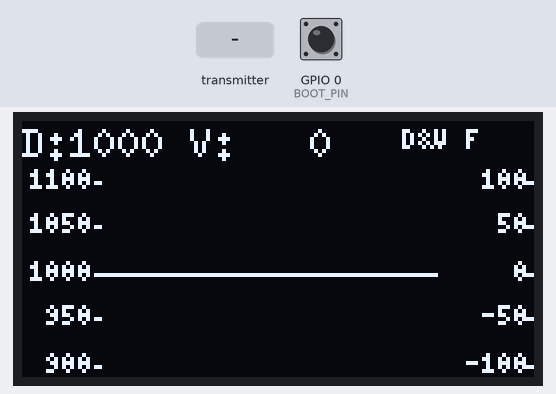
The sketch below on a simulated ESP32. Parts: 128×64 one-colour display. The test bench sets the inputs (shaded band); at power-on: GPIO 0 (BOOT_PIN) HIGH. WiFi joins after 1.5 s; servers stay silent unless stated; what the sketch prints to the serial monitor is not drawn.

Above: at 1.2 s.
1.3 s: GPIO 0 (BOOT_PIN) pulled LOW for 0.15 s
At 1.43 s:
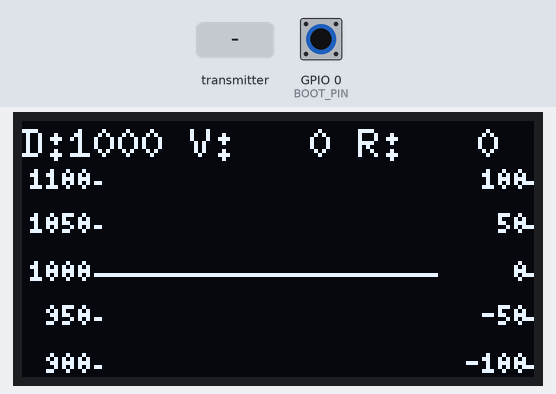
3.0 s: the transmitter starts sending distance_mm = 1024
At 3.9 s:
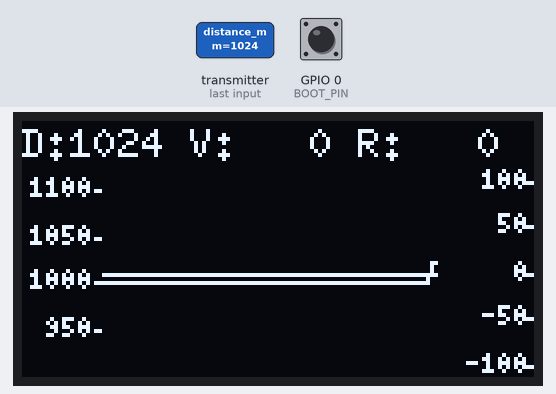
4.5 s: GPIO 0 (BOOT_PIN) pulled LOW for 3.2 s
At 8.8 s:
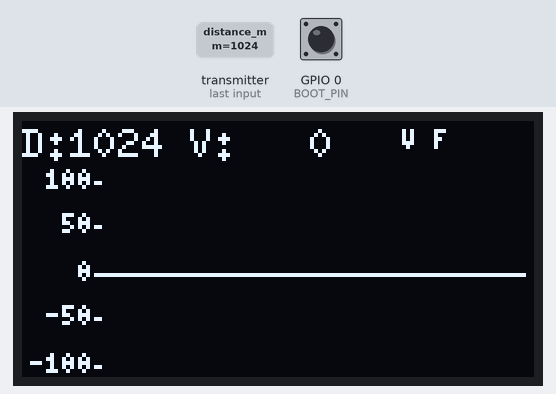
9.2 s: the transmitter starts sending distance_mm = 2048
At 9.6 s:
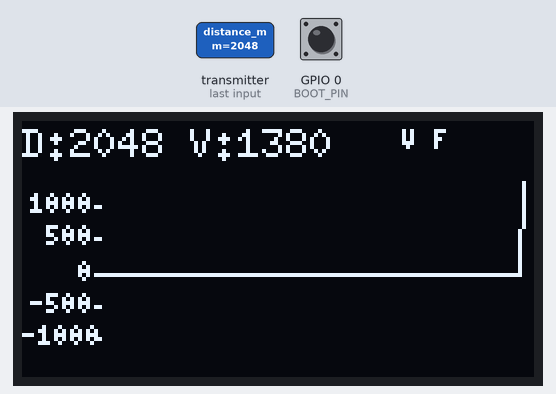
10.7 s: GPIO 0 (BOOT_PIN) pulled LOW for 1 s
At 11.46 s:
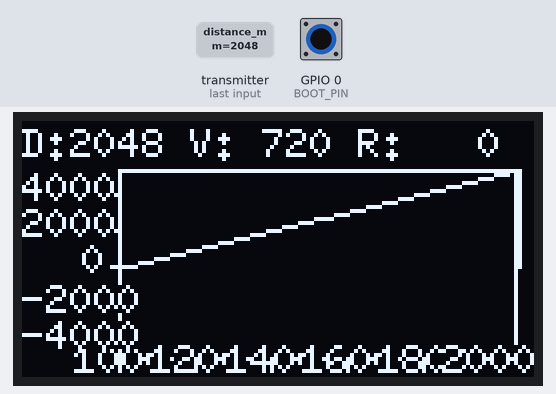
Timing chart, 0 to 13.3 s (numbered marks = the images above; inputs shaded):
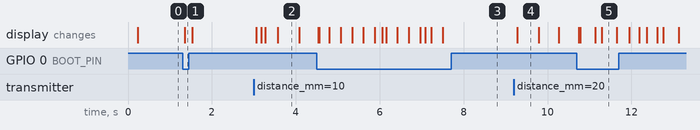

The sketch:

receiver.ino
```cpp
#include <Arduino.h>
#include <WiFi.h>
#include <esp_now.h>
#include <esp_wifi.h>
#include <U8g2lib.h>
#include <Wire.h>

#define BOOT_PIN 0
unsigned long lastBtnMs = 0;
int currentMode = 0;
const int TOTAL_MODES = 10;
bool serialTriggered = false;
unsigned long serialTriggerTime = 0;
unsigned long flashHoldTime = 0;

U8G2_SSD1306_128X64_NONAME_F_HW_I2C u8g2(
    U8G2_R0, U8X8_PIN_NONE, /* clock=*/ 9, /* data=*/ 8
);

#define HISTORY_LEN 88
uint16_t distRing[HISTORY_LEN];
float speedFiltRing[HISTORY_LEN];
float speedRawRing[HISTORY_LEN];
uint8_t head = 0;

#define PLOT_TOP 12
#define PLOT_BOTTOM 63
#define PLOT_HEIGHT (PLOT_BOTTOM - PLOT_TOP)
#define PLOT_LEFT 20

#define Y_HIGH_PCT 95
#define Y_LOW_PCT  5

#define MIN_SPAN_MM 200
float dispMin = 800.0f;
float dispMax = 1200.0f;
float dispSpeedMax = 300.0f;

uint16_t latestDistance = 1000;
float latestSpeedFilt = 0;
float latestSpeedRaw = 0;
bool hasNewDistance = false;
unsigned long lastDrawMs = 0;
unsigned long lastRecvMs = 0;
const unsigned long DRAW_INTERVAL_MS = 30;

// 滤波窗口为5
#define DIFF_WINDOW_SIZE 5
float rawDiffBuffer[DIFF_WINDOW_SIZE] = {0};
uint8_t diffIndex = 0;
float weights[DIFF_WINDOW_SIZE];
float weightSum = 0;

unsigned long lastRecvTime = 0;
uint16_t lastRecvDist = 0;

typedef struct {
  uint16_t distance_mm;
} SensorPacket;

void OnDataRecv(const esp_now_recv_info_t *info, const uint8_t *data, int len) {
  if (len != sizeof(SensorPacket)) return;
  SensorPacket pkt;
  memcpy(&pkt, data, sizeof(pkt));

  if (pkt.distance_mm == 0) return;

  unsigned long now = millis();
  lastRecvMs = now;

  if (lastRecvTime != 0) {
    float dt = (now - lastRecvTime) / 1000.0f;
    if (dt > 0.001f) {
      latestSpeedRaw = (pkt.distance_mm - lastRecvDist) / dt;
      if (latestSpeedRaw > 8000) latestSpeedRaw = 8000;
      if (latestSpeedRaw < -8000) latestSpeedRaw = -8000;

      rawDiffBuffer[diffIndex] = latestSpeedRaw;
      diffIndex = (diffIndex + 1) % DIFF_WINDOW_SIZE;

      float sum = 0;
      for (int i = 0; i < DIFF_WINDOW_SIZE; i++) {
        int idx = (diffIndex + i) % DIFF_WINDOW_SIZE;
        sum += rawDiffBuffer[idx] * weights[i];
      }
      latestSpeedFilt = sum / weightSum;
    }
  }

  lastRecvTime = now;
  lastRecvDist = pkt.distance_mm;
  latestDistance = pkt.distance_mm;
  hasNewDistance = true;
}

void setup() {
  Serial.begin(115200);
  lastRecvMs = millis();
  pinMode(BOOT_PIN, INPUT_PULLUP);

  weightSum = 0;
  for (int i = 0; i < DIFF_WINDOW_SIZE; i++) {
    weights[i] = pow(0.85, DIFF_WINDOW_SIZE - 1 - i);
    weightSum += weights[i];
  }

  for (int i = 0; i < HISTORY_LEN; i++) {
    distRing[i] = 1000;
    speedFiltRing[i] = 0;
    speedRawRing[i] = 0;
  }

  Wire.begin(8, 9);
  Wire.setClock(400000);
  u8g2.begin();
  u8g2.setFont(u8g2_font_6x10_tf);

  WiFi.mode(WIFI_STA);
  WiFi.setSleep(false);
  WiFi.begin();
  esp_wifi_set_channel(1, WIFI_SECOND_CHAN_NONE);

  if (esp_now_init() != ESP_OK) return;
  esp_now_register_recv_cb(OnDataRecv);
}

void loop() {
  if (digitalRead(BOOT_PIN) == LOW) {
    if (millis() - lastBtnMs > 250) {
      lastBtnMs = millis();
      currentMode = (currentMode + 1) % TOTAL_MODES;
    }
  }

  unsigned long now = millis();

  // 突变flash全局判定
  uint16_t oldDist = distRing[(head - 10 + HISTORY_LEN) % HISTORY_LEN];
  int longDelta = abs(latestDistance - oldDist);
  float shortDelta = abs(latestSpeedFilt);
  bool isTrigger = (longDelta > 250 && shortDelta > 500);

  // 全局串口触发 (2秒)
  if (isTrigger && !serialTriggered) {
    Serial.println("start");
    serialTriggered = true;
    serialTriggerTime = now;
  }
  if (serialTriggered && (now - serialTriggerTime > 2000)) {
    Serial.println("stop");
    serialTriggered = false;
  }

  // UI反色 (5秒)
  if (isTrigger) {
    flashHoldTime = now;
  }

  if (now - lastDrawMs >= DRAW_INTERVAL_MS) {
    lastDrawMs = now;

    if (now - lastRecvMs > 500) hasNewDistance = true;

    if (hasNewDistance) {
      distRing[head] = latestDistance;
      speedFiltRing[head] = latestSpeedFilt;
      speedRawRing[head] = latestSpeedRaw;
      head = (head + 1) % HISTORY_LEN;
      hasNewDistance = false;
    }
    drawScreen();
  }
}

float getNiceStep(float span) {
  if (span <= 0) return 10.0f;
  int targetDivisions = 5;
  float rawStep = span / targetDivisions;
  float mag = pow(10, floor(log10(rawStep)));
  float norm = rawStep / mag;
  if (norm < 1.5) return mag;
  if (norm < 3.5) return 2 * mag;
  if (norm < 7.5) return 5 * mag;
  return 10 * mag;
}

void drawScale(float actualMin, float actualMax, int yHigh, int yLow, bool isLeft) {
  float span = actualMax - actualMin;
  if (span <= 0) return;
  float step = getNiceStep(span);
  float startVal = ceil(actualMin / step) * step;
  u8g2.setFont(u8g2_font_4x6_tf);

  for (float val = startVal; val <= actualMax; val += step) {
    float t = (val - actualMin) / span;
    int y = (uint8_t)(yLow - t * (yLow - yHigh));
    char buf[8];
    snprintf(buf, sizeof(buf), "%d", (int)val);

    if (isLeft) {
      int w = u8g2.getStrWidth(buf);
      int textX = PLOT_LEFT - 3 - w;
      if (textX < 0) textX = 0;
      u8g2.setCursor(textX, y + 2);
      u8g2.print(buf);
      u8g2.drawLine(PLOT_LEFT - 2, y, PLOT_LEFT - 1, y);
    } else {
      u8g2.setCursor(128 - 2 - u8g2.getStrWidth(buf), y + 2);
      u8g2.print(buf);
      u8g2.drawLine(126, y, 127, y);
    }
  }
}

void drawScreen() {
  if (millis() - lastRecvMs > 1500) {
    u8g2.clearBuffer();
    u8g2.setFont(u8g2_font_ncenB14_tr);
    u8g2.drawStr(25, 35, "ERROR");
    u8g2.setFont(u8g2_font_6x10_tf);
    u8g2.drawStr(15, 55, "NO SIGNAL");
    u8g2.sendBuffer();
    return;
  }

  uint16_t wMin = 65535, wMax = 0;
  float sMax = 0;

  // 模式 1,4,6属于 Raw 模式
  bool isRawMode = (currentMode == 1 || currentMode == 4 || currentMode == 6);

  for (int i = 0; i < HISTORY_LEN; i++) {
    if (distRing[i] < wMin) wMin = distRing[i];
    if (distRing[i] > wMax) wMax = distRing[i];

    float currentS = isRawMode ? speedRawRing[i] : speedFiltRing[i];
    float absS = abs(currentS);
    if (absS > sMax) sMax = absS;
  }

  float tMin = (float)wMin;
  float tMax = (float)wMax;
  if (tMax > dispMax) dispMax = tMax;
  else dispMax = dispMax * 0.85f + tMax * 0.15f;
  if (tMin < dispMin) dispMin = tMin;
  else dispMin = dispMin * 0.85f + tMin * 0.15f;

  float span = dispMax - dispMin;
  if (span < (float)MIN_SPAN_MM) {
    float mid = (dispMax + dispMin) * 0.5f;
    dispMax = mid + MIN_SPAN_MM * 0.5f;
    dispMin = mid - MIN_SPAN_MM * 0.5f;
    if (dispMin < 0) { dispMin = 0; dispMax = (float)MIN_SPAN_MM; }
  }

  if (sMax > dispSpeedMax) dispSpeedMax = sMax;
  else dispSpeedMax = dispSpeedMax * 0.85f + sMax * 0.15f;
  if (dispSpeedMax < 100.0f) dispSpeedMax = 100.0f;

  float actualSpeedMin = -dispSpeedMax;
  float actualSpeedMax = dispSpeedMax;

  int yHigh = PLOT_BOTTOM - (int)(PLOT_HEIGHT * Y_HIGH_PCT / 100.0f);
  int yLow  = PLOT_BOTTOM - (int)(PLOT_HEIGHT * Y_LOW_PCT  / 100.0f);

  u8g2.clearBuffer();
  u8g2.setDrawColor(1);

  // 7模式Flash 突变反色
  if (currentMode == 7) {
    bool isUIFlash = (millis() - flashHoldTime < 5000);

    if (isUIFlash) {
      u8g2.setDrawColor(1);
      u8g2.drawBox(0, 0, 128, 64);
      u8g2.setDrawColor(0);
    }

    u8g2.setFont(u8g2_font_6x10_tf);
    u8g2.setCursor(0, 9);
    u8g2.print("D:");
    u8g2.print(latestDistance);


    u8g2.print(" V:");
    // 都怪你
    u8g2.printf("%4d", (int)latestSpeedFilt);


    u8g2.setFont(u8g2_font_4x6_tf);
    u8g2.setCursor(95, 7);
    u8g2.print("Flash");

    drawScale(dispMin, dispMax, yHigh, yLow, true);
    drawScale(actualSpeedMin, actualSpeedMax, yHigh, yLow, false);

    int plotRightBound = 104;
    int plotWidth = plotRightBound - PLOT_LEFT;

    for (int i = 0; i < HISTORY_LEN; i++) {
      uint8_t idx = (head + i) % HISTORY_LEN;
      int x = PLOT_LEFT + (int)((float)i / HISTORY_LEN * plotWidth);

      float tD = ((float)distRing[idx] - dispMin) / (dispMax - dispMin);
      if (tD < 0) tD = 0; if (tD > 1) tD = 1;
      int yD = (uint8_t)(yLow - tD * (yLow - yHigh));

      float tS = (speedFiltRing[idx] - actualSpeedMin) / (actualSpeedMax - actualSpeedMin);
      if (tS < 0) tS = 0; if (tS > 1) tS = 1;
      int yS = (uint8_t)(yLow - tS * (yLow - yHigh));

      if (i < HISTORY_LEN - 1) {
        uint8_t nextIdx = (head + i + 1) % HISTORY_LEN;
        int nextX = PLOT_LEFT + (int)((float)(i + 1) / HISTORY_LEN * plotWidth);

        float tD2 = ((float)distRing[nextIdx] - dispMin) / (dispMax - dispMin);
        if (tD2 < 0) tD2 = 0; if (tD2 > 1) tD2 = 1;
        int nyD = (uint8_t)(yLow - tD2 * (yLow - yHigh));
        u8g2.drawLine(x, yD, nextX, nyD);

        float tS2 = (speedFiltRing[nextIdx] - actualSpeedMin) / (actualSpeedMax - actualSpeedMin);
        if (tS2 < 0) tS2 = 0; if (tS2 > 1) tS2 = 1;
        int nyS = (uint8_t)(yLow - tS2 * (yLow - yHigh));
        u8g2.drawLine(x, yS, nextX, nyS);
      }
    }
    u8g2.sendBuffer();
    return;
  }

  // 纯数值模式，雷霆大字
  if (currentMode == 8 || currentMode == 9) {
    u8g2.clearBuffer();
    char buf[16];
    u8g2.setFont(u8g2_font_logisoso24_tf);

    if (currentMode == 8) {
      snprintf(buf, sizeof(buf), "%d", latestDistance);
      int w = u8g2.getStrWidth(buf);
      u8g2.setCursor((128 - w) / 2, 45);
      u8g2.print(buf);

      u8g2.setFont(u8g2_font_6x10_tf);
      u8g2.setCursor(0, 10);
      u8g2.print("Dist (mm)");


      // 语文作业好多
      /*嗷嗷嗷嗷嗷嗷嗷嗷嗷嗷嗷嗷嗷嗷嗷嗷嗷嗷嗷
      嗷嗷嗷嗷嗷嗷嗷嗷嗷嗷嗷嗷嗷嗷嗷嗷嗷嗷嗷
      嗷嗷嗷嗷嗷嗷嗷嗷嗷嗷嗷嗷嗷嗷嗷嗷嗷嗷嗷
      嗷嗷嗷嗷嗷嗷嗷嗷嗷嗷嗷嗷嗷嗷嗷嗷嗷嗷嗷
      嗷嗷嗷嗷嗷嗷嗷嗷嗷嗷嗷嗷嗷嗷嗷嗷嗷嗷嗷
      嗷嗷嗷嗷嗷嗷嗷嗷嗷嗷嗷嗷嗷嗷嗷嗷嗷嗷嗷
      嗷嗷嗷嗷嗷嗷嗷嗷嗷嗷嗷嗷嗷嗷嗷嗷嗷嗷嗷
      嗷嗷嗷嗷嗷嗷嗷嗷嗷嗷嗷嗷嗷嗷嗷嗷嗷嗷嗷
      嗷嗷嗷嗷嗷嗷嗷嗷嗷嗷嗷嗷嗷嗷嗷嗷嗷嗷嗷
      嗷嗷嗷嗷嗷嗷嗷嗷嗷嗷嗷嗷嗷嗷嗷嗷嗷嗷嗷
      嗷嗷嗷嗷嗷嗷嗷嗷嗷嗷嗷嗷嗷嗷嗷嗷嗷嗷嗷
      嗷嗷嗷嗷嗷嗷嗷嗷嗷嗷嗷嗷嗷嗷嗷嗷嗷嗷嗷
      嗷嗷嗷嗷嗷嗷嗷嗷嗷嗷嗷嗷嗷嗷嗷嗷嗷嗷嗷
      嗷嗷嗷嗷嗷嗷嗷嗷嗷嗷嗷嗷嗷嗷嗷嗷嗷嗷嗷
      嗷嗷嗷嗷嗷嗷嗷嗷嗷嗷嗷嗷嗷嗷嗷嗷嗷嗷嗷
      嗷嗷嗷嗷嗷嗷嗷嗷嗷嗷嗷嗷嗷嗷嗷嗷嗷嗷嗷
      嗷嗷嗷嗷嗷嗷嗷嗷嗷嗷嗷嗷嗷嗷嗷嗷嗷嗷嗷
      嗷嗷嗷嗷嗷嗷嗷嗷嗷嗷嗷嗷嗷嗷嗷嗷嗷嗷嗷
      嗷嗷嗷嗷嗷嗷嗷嗷嗷嗷嗷嗷嗷嗷嗷嗷嗷嗷嗷
      嗷嗷嗷嗷嗷嗷嗷嗷嗷嗷嗷嗷嗷嗷嗷嗷嗷嗷嗷
      嗷嗷嗷嗷嗷嗷嗷嗷嗷嗷嗷嗷嗷嗷嗷嗷嗷嗷嗷
      嗷嗷嗷嗷嗷嗷嗷嗷嗷嗷嗷嗷嗷嗷嗷嗷嗷嗷嗷
      嗷嗷嗷嗷嗷嗷嗷嗷嗷嗷嗷嗷嗷嗷嗷嗷嗷嗷嗷
      嗷嗷嗷嗷嗷嗷嗷嗷嗷嗷嗷嗷嗷嗷嗷嗷嗷嗷嗷
      嗷嗷嗷嗷嗷嗷嗷嗷嗷嗷嗷嗷嗷嗷嗷嗷嗷嗷嗷
      嗷嗷嗷嗷嗷嗷嗷嗷嗷嗷嗷嗷嗷嗷嗷嗷嗷嗷嗷
      嗷嗷嗷嗷嗷嗷嗷嗷嗷嗷嗷嗷嗷嗷嗷嗷嗷嗷嗷
      嗷嗷嗷嗷嗷嗷嗷嗷嗷嗷嗷嗷嗷嗷嗷嗷嗷嗷嗷
      嗷嗷嗷嗷嗷嗷嗷嗷嗷嗷嗷嗷嗷嗷嗷嗷嗷嗷嗷
      嗷嗷嗷嗷嗷嗷嗷嗷嗷嗷嗷嗷嗷嗷嗷嗷嗷嗷嗷
      嗷嗷嗷嗷嗷嗷嗷嗷嗷嗷嗷嗷嗷嗷嗷嗷嗷嗷嗷
      嗷嗷嗷嗷嗷嗷嗷嗷嗷嗷嗷嗷嗷嗷嗷嗷嗷嗷嗷
      嗷嗷嗷嗷嗷嗷嗷嗷嗷嗷嗷嗷嗷嗷嗷嗷嗷嗷嗷
      嗷嗷嗷嗷嗷嗷嗷嗷嗷嗷嗷嗷嗷嗷嗷嗷嗷嗷嗷
      嗷嗷嗷嗷嗷嗷嗷嗷嗷嗷嗷嗷嗷嗷嗷嗷嗷嗷嗷
      嗷嗷嗷嗷嗷嗷嗷嗷嗷嗷嗷嗷嗷嗷嗷嗷嗷嗷嗷
      */
    } else {
      snprintf(buf, sizeof(buf), "%d", (int)latestSpeedFilt);
      int w = u8g2.getStrWidth(buf);
      u8g2.setCursor((128 - w) / 2, 45);
      u8g2.print(buf);

      u8g2.setFont(u8g2_font_6x10_tf);
      u8g2.setCursor(0, 10);
      u8g2.print("Speed Filt (mm/s)");

      u8g2.setCursor(0, 63);
      u8g2.print("VR:");
      u8g2.print((int)latestSpeedRaw);
    }
    u8g2.sendBuffer();
    return;
  }

  //  顶部文字
  u8g2.setFont(u8g2_font_6x10_tf);
  u8g2.setCursor(0, 9);

  // 再加一个
  if (isRawMode) {
    u8g2.print("D:");
    u8g2.print(latestDistance);
    u8g2.print(" V:");
    u8g2.printf("%4d", (int)latestSpeedFilt);
    u8g2.print(" R:");
    u8g2.printf("%4d", (int)latestSpeedRaw);
  } else {
    u8g2.print("D:");
    u8g2.print(latestDistance);
    u8g2.print(" V:");
    u8g2.printf("%4d", (int)latestSpeedFilt);
  }

  const char* modeNames[] = {
    "D&V F", "D&V R", "D", "V F", "V R", "XY F", "XY R", "Flash", "BigD", "BigVF"
  };

  // 1,4,5,6不要标签 好挤
  if (currentMode != 1 && currentMode != 4 && currentMode != 5 && currentMode != 6) {
    u8g2.setFont(u8g2_font_4x6_tf);
    u8g2.setCursor(95, 7);
    u8g2.print(modeNames[currentMode]);
  }

  // xy模式
  if (currentMode == 5 || currentMode == 6) {
    int xyLeft = 24, xyRight = 124, xyTop = 12, xyBottom = 60;
    u8g2.drawFrame(xyLeft, xyTop, xyRight - xyLeft, xyBottom - xyTop);

    float stepD = getNiceStep(dispMax - dispMin);
    float startD = ceil(dispMin / stepD) * stepD;
    for (float val = startD; val <= dispMax; val += stepD) {
      int x = xyLeft + (int)(((val - dispMin) / (dispMax - dispMin)) * (xyRight - xyLeft));
      if (x >= xyLeft && x <= xyRight) {
        u8g2.drawLine(x, xyBottom, x, xyBottom + 2);
        char buf[8]; snprintf(buf, sizeof(buf), "%d", (int)val);

        int w = u8g2.getStrWidth(buf);
        int textX = x - w/2;
        if (textX < 0) textX = 0;


        if (textX + w > 128) textX = 128 - w;

        u8g2.setCursor(textX, 63);
        u8g2.print(buf);
      }
    }

    float stepS = getNiceStep(dispSpeedMax * 2);
    float startS = ceil(actualSpeedMin / stepS) * stepS;
    for (float val = startS; val <= actualSpeedMax; val += stepS) {
      int y = xyBottom - (int)(((val - actualSpeedMin) / (actualSpeedMax - actualSpeedMin)) * (xyBottom - xyTop));
      if (y >= xyTop && y <= xyBottom) {
        u8g2.drawLine(xyLeft - 2, y, xyLeft, y);
        char buf[8]; snprintf(buf, sizeof(buf), "%d", (int)val);
        int w = u8g2.getStrWidth(buf);
        int textX = xyLeft - 4 - w;
        if (textX < 0) textX = 0;
        u8g2.setCursor(textX, y + 2);
        u8g2.print(buf);
      }
    }

    int lastX = -1, lastY = -1;
    for (int i = 0; i < HISTORY_LEN; i++) {
      uint8_t idx = (head + i) % HISTORY_LEN;
      float tD = ((float)distRing[idx] - dispMin) / (dispMax - dispMin);
      if (tD < 0) tD = 0; if (tD > 1) tD = 1;
      int x = xyLeft + (int)(tD * (xyRight - xyLeft));

      float currentSpeed = isRawMode ? speedRawRing[idx] : speedFiltRing[idx];
      float tS = (currentSpeed - actualSpeedMin) / (actualSpeedMax - actualSpeedMin);
      if (tS < 0) tS = 0; if (tS > 1) tS = 1;
      int y = xyBottom - (int)(tS * (xyBottom - xyTop));

      if (lastX != -1) {
        u8g2.drawLine(lastX, lastY, x, y);
      } else {
        u8g2.drawPixel(x, y);
      }
      lastX = x;
      lastY = y;
    }
    u8g2.sendBuffer();
    return;
  }

  // 都怪你都怪你都怪你

  bool isPureV = (currentMode == 3 || currentMode == 4);
  bool hasDoubleLines = (currentMode == 0 || currentMode == 1);

  int plotRightBound = hasDoubleLines ? 104 : 127;
  int plotWidth = plotRightBound - PLOT_LEFT;

  if (currentMode == 0 || currentMode == 1 || currentMode == 2) {
    drawScale(dispMin, dispMax, yHigh, yLow, true);
  } else if (isPureV) {
    drawScale(actualSpeedMin, actualSpeedMax, yHigh, yLow, true);
  }

  if (hasDoubleLines) {
    drawScale(actualSpeedMin, actualSpeedMax, yHigh, yLow, false);
  }

  for (int i = 0; i < HISTORY_LEN; i++) {
    uint8_t idx = (head + i) % HISTORY_LEN;
    int x = PLOT_LEFT + (int)((float)i / HISTORY_LEN * plotWidth);

    float tD = ((float)distRing[idx] - dispMin) / (dispMax - dispMin);
    if (tD < 0) tD = 0; if (tD > 1) tD = 1;
    int yD = (uint8_t)(yLow - tD * (yLow - yHigh));

    float currentSpeed = isRawMode ? speedRawRing[idx] : speedFiltRing[idx];
    float tS = (currentSpeed - actualSpeedMin) / (actualSpeedMax - actualSpeedMin);
    if (tS < 0) tS = 0; if (tS > 1) tS = 1;
    int yS = (uint8_t)(yLow - tS * (yLow - yHigh));

    if (i < HISTORY_LEN - 1) {
      uint8_t nextIdx = (head + i + 1) % HISTORY_LEN;
      int nextX = PLOT_LEFT + (int)((float)(i + 1) / HISTORY_LEN * plotWidth);

      if (currentMode == 0 || currentMode == 1 || currentMode == 2) {
        float tD2 = ((float)distRing[nextIdx] - dispMin) / (dispMax - dispMin);
        if (tD2 < 0) tD2 = 0; if (tD2 > 1) tD2 = 1;
        int nyD = (uint8_t)(yLow - tD2 * (yLow - yHigh));
        u8g2.drawLine(x, yD, nextX, nyD);
      }

      if (currentMode == 0 || currentMode == 1 || isPureV) {
        float nextSpeed = isRawMode ? speedRawRing[nextIdx] : speedFiltRing[nextIdx];
        float tS2 = (nextSpeed - actualSpeedMin) / (actualSpeedMax - actualSpeedMin);
        if (tS2 < 0) tS2 = 0; if (tS2 > 1) tS2 = 1;
        int nyS = (uint8_t)(yLow - tS2 * (yLow - yHigh));
        u8g2.drawLine(x, yS, nextX, nyS);
      }
    }
  }

  u8g2.sendBuffer();
}


//芜湖~
/*
嗷嗷嗷嗷嗷嗷嗷嗷嗷嗷嗷嗷嗷嗷嗷嗷嗷嗷嗷
      嗷嗷嗷嗷嗷嗷嗷嗷嗷嗷嗷嗷嗷嗷嗷嗷嗷嗷嗷
      嗷嗷嗷嗷嗷嗷嗷嗷嗷嗷嗷嗷嗷嗷嗷嗷嗷嗷嗷
      嗷嗷嗷嗷嗷嗷嗷嗷嗷嗷嗷嗷嗷嗷嗷嗷嗷嗷嗷
      嗷嗷嗷嗷嗷嗷嗷嗷嗷嗷嗷嗷嗷嗷嗷嗷嗷嗷嗷
      嗷嗷嗷嗷嗷嗷嗷嗷嗷嗷嗷嗷嗷嗷嗷嗷嗷嗷嗷
      嗷嗷嗷嗷嗷嗷嗷嗷嗷嗷嗷嗷嗷嗷嗷嗷嗷嗷嗷
      嗷嗷嗷嗷嗷嗷嗷嗷嗷嗷嗷嗷嗷嗷嗷嗷嗷嗷嗷
      嗷嗷嗷嗷嗷嗷嗷嗷嗷嗷嗷嗷嗷嗷嗷嗷嗷嗷嗷
      嗷嗷嗷嗷嗷嗷嗷嗷嗷嗷嗷嗷嗷嗷嗷嗷嗷嗷嗷
      嗷嗷嗷嗷嗷嗷嗷嗷嗷嗷嗷嗷嗷嗷嗷嗷嗷嗷嗷
      嗷嗷嗷嗷嗷嗷嗷嗷嗷嗷嗷嗷嗷嗷嗷嗷嗷嗷嗷
      嗷嗷嗷嗷嗷嗷嗷嗷嗷嗷嗷嗷嗷嗷嗷嗷嗷嗷嗷
      嗷嗷嗷嗷嗷嗷嗷嗷嗷嗷嗷嗷嗷嗷嗷嗷嗷嗷嗷
      嗷嗷嗷嗷嗷嗷嗷嗷嗷嗷嗷嗷嗷嗷嗷嗷嗷嗷嗷
      嗷嗷嗷嗷嗷嗷嗷嗷嗷嗷嗷嗷嗷嗷嗷嗷嗷嗷嗷
      嗷嗷嗷嗷嗷嗷嗷嗷嗷嗷嗷嗷嗷嗷嗷嗷嗷嗷嗷
      嗷嗷嗷嗷嗷嗷嗷嗷嗷嗷嗷嗷嗷嗷嗷嗷嗷嗷嗷
      嗷嗷嗷嗷嗷嗷嗷嗷嗷嗷嗷嗷嗷嗷嗷嗷嗷嗷嗷
      嗷嗷嗷嗷嗷嗷嗷嗷嗷嗷嗷嗷嗷嗷嗷嗷嗷嗷嗷
      嗷嗷嗷嗷嗷嗷嗷嗷嗷嗷嗷嗷嗷嗷嗷嗷嗷嗷嗷
      嗷嗷嗷嗷嗷嗷嗷嗷嗷嗷嗷嗷嗷嗷嗷嗷嗷嗷嗷
      嗷嗷嗷嗷嗷嗷嗷嗷嗷嗷嗷嗷嗷嗷嗷嗷嗷嗷嗷
      嗷嗷嗷嗷嗷嗷嗷嗷嗷嗷嗷嗷嗷嗷嗷嗷嗷嗷嗷
      嗷嗷嗷嗷嗷嗷嗷嗷嗷嗷嗷嗷嗷嗷嗷嗷嗷嗷嗷
      嗷嗷嗷嗷嗷嗷嗷嗷嗷嗷嗷嗷嗷嗷嗷嗷嗷嗷嗷
      嗷嗷嗷嗷嗷嗷嗷嗷嗷嗷嗷嗷嗷嗷嗷嗷嗷嗷嗷
      嗷嗷嗷嗷嗷嗷嗷嗷嗷嗷嗷嗷嗷嗷嗷嗷嗷嗷嗷
      嗷嗷嗷嗷嗷嗷嗷嗷嗷嗷嗷嗷嗷嗷嗷嗷嗷嗷嗷
      嗷嗷嗷嗷嗷嗷嗷嗷嗷嗷嗷嗷嗷嗷嗷嗷嗷嗷嗷
      嗷嗷嗷嗷嗷嗷嗷嗷嗷嗷嗷嗷嗷嗷嗷嗷嗷嗷嗷
      嗷嗷嗷嗷嗷嗷嗷嗷嗷嗷嗷嗷嗷嗷嗷嗷嗷嗷嗷
      嗷嗷嗷嗷嗷嗷嗷嗷嗷嗷嗷嗷嗷嗷嗷嗷嗷嗷嗷
      嗷嗷嗷嗷嗷嗷嗷嗷嗷嗷嗷嗷嗷嗷嗷嗷嗷嗷嗷
      嗷嗷嗷嗷嗷嗷嗷嗷嗷嗷嗷嗷嗷嗷嗷嗷嗷嗷嗷
      嗷嗷嗷嗷嗷嗷嗷嗷嗷嗷嗷嗷嗷嗷嗷嗷嗷嗷嗷
      嗷嗷嗷嗷嗷嗷嗷嗷嗷嗷嗷嗷嗷嗷嗷嗷嗷嗷嗷
      嗷嗷嗷嗷嗷嗷嗷嗷嗷嗷嗷嗷嗷嗷嗷嗷嗷嗷嗷
      嗷嗷嗷嗷嗷嗷嗷嗷嗷嗷嗷嗷嗷嗷嗷嗷嗷嗷嗷
      嗷嗷嗷嗷嗷嗷嗷嗷嗷嗷嗷嗷嗷嗷嗷嗷嗷嗷嗷
      嗷嗷嗷嗷嗷嗷嗷嗷嗷嗷嗷嗷嗷嗷嗷嗷嗷嗷嗷
      嗷嗷嗷嗷嗷嗷嗷嗷嗷嗷嗷嗷嗷嗷嗷嗷嗷嗷嗷
      嗷嗷嗷嗷嗷嗷嗷嗷嗷嗷嗷嗷嗷嗷嗷嗷嗷嗷嗷
      嗷嗷嗷嗷嗷嗷嗷嗷嗷嗷嗷嗷嗷嗷嗷嗷嗷嗷嗷
      嗷嗷嗷嗷嗷嗷嗷嗷嗷嗷嗷嗷嗷嗷嗷嗷嗷嗷嗷
      嗷嗷嗷嗷嗷嗷嗷嗷嗷嗷嗷嗷嗷嗷嗷嗷嗷嗷嗷
      嗷嗷嗷嗷嗷嗷嗷嗷嗷嗷嗷嗷嗷嗷嗷嗷嗷嗷嗷
      嗷嗷嗷嗷嗷嗷嗷嗷嗷嗷嗷嗷嗷嗷嗷嗷嗷嗷嗷
      嗷嗷嗷嗷嗷嗷嗷嗷嗷嗷嗷嗷嗷嗷嗷嗷嗷嗷嗷
      嗷嗷嗷嗷嗷嗷嗷嗷嗷嗷嗷嗷嗷嗷嗷嗷嗷嗷嗷
      嗷嗷嗷嗷嗷嗷嗷嗷嗷嗷嗷嗷嗷嗷嗷嗷嗷嗷嗷
      嗷嗷嗷嗷嗷嗷嗷嗷嗷嗷嗷嗷嗷嗷嗷嗷嗷嗷嗷
      嗷嗷嗷嗷嗷嗷嗷嗷嗷嗷嗷嗷嗷嗷嗷嗷嗷嗷嗷
      嗷嗷嗷嗷嗷嗷嗷嗷嗷嗷嗷嗷嗷嗷嗷嗷嗷嗷嗷
      嗷嗷嗷嗷嗷嗷嗷嗷嗷嗷嗷嗷嗷嗷嗷嗷嗷嗷嗷
      嗷嗷嗷嗷嗷嗷嗷嗷嗷嗷嗷嗷嗷嗷嗷嗷嗷嗷嗷
      嗷嗷嗷嗷嗷嗷嗷嗷嗷嗷嗷嗷嗷嗷嗷嗷嗷嗷嗷
      嗷嗷嗷嗷嗷嗷嗷嗷嗷嗷嗷嗷嗷嗷嗷嗷嗷嗷嗷
      嗷嗷嗷嗷嗷嗷嗷嗷嗷嗷嗷嗷嗷嗷嗷嗷嗷嗷嗷
      嗷嗷嗷嗷嗷嗷嗷嗷嗷嗷嗷嗷嗷嗷嗷嗷嗷嗷嗷
      嗷嗷嗷嗷嗷嗷嗷嗷嗷嗷嗷嗷嗷嗷嗷嗷嗷嗷嗷
      嗷嗷嗷嗷嗷嗷嗷嗷嗷嗷嗷嗷嗷嗷嗷嗷嗷嗷嗷
      嗷嗷嗷嗷嗷嗷嗷嗷嗷嗷嗷嗷嗷嗷嗷嗷嗷嗷嗷
      嗷嗷嗷嗷嗷嗷嗷嗷嗷嗷嗷嗷嗷嗷嗷嗷嗷嗷嗷
      嗷嗷嗷嗷嗷嗷嗷嗷嗷嗷嗷嗷嗷嗷嗷嗷嗷嗷嗷
      嗷嗷嗷嗷嗷嗷嗷嗷嗷嗷嗷嗷嗷嗷嗷嗷嗷嗷嗷
      嗷嗷嗷嗷嗷嗷嗷嗷嗷嗷嗷嗷嗷嗷嗷嗷嗷嗷嗷
      嗷嗷嗷嗷嗷嗷嗷嗷嗷嗷嗷嗷嗷嗷嗷嗷嗷嗷嗷
      嗷嗷嗷嗷嗷嗷嗷嗷嗷嗷嗷嗷嗷嗷嗷嗷嗷嗷嗷
      嗷嗷嗷嗷嗷嗷嗷嗷嗷嗷嗷嗷嗷嗷嗷嗷嗷嗷嗷
      嗷嗷嗷嗷嗷嗷嗷嗷嗷嗷嗷嗷嗷嗷嗷嗷嗷嗷嗷
      嗷嗷嗷嗷嗷嗷嗷嗷嗷嗷嗷嗷嗷嗷嗷嗷嗷嗷嗷
      嗷嗷嗷嗷嗷嗷嗷嗷嗷嗷嗷嗷嗷嗷嗷嗷嗷嗷嗷
      嗷嗷嗷嗷嗷嗷嗷嗷嗷嗷嗷嗷嗷嗷嗷嗷嗷嗷嗷
      嗷嗷嗷嗷嗷嗷嗷嗷嗷嗷嗷嗷嗷嗷嗷嗷嗷嗷嗷
      嗷嗷嗷嗷嗷嗷嗷嗷嗷嗷嗷嗷嗷嗷嗷嗷嗷嗷嗷
      嗷嗷嗷嗷嗷嗷嗷嗷嗷嗷嗷嗷嗷嗷嗷嗷嗷嗷嗷
      嗷嗷嗷嗷嗷嗷嗷嗷嗷嗷嗷嗷嗷嗷嗷嗷嗷嗷嗷

      */
```

Measured:
- after the input at 1.3 s, the display: changes after 0.05 s (image 1)
- after the input at 3.0 s, the display: first changes after 0.06 s (image 2 shows a later state)
- after the input at 4.5 s, the display: first changes at once (image 3 shows a later state)
- after the input at 9.2 s, the display: changes after 0.08 s (image 4)
- after the input at 10.7 s, the display: first changes after 0.05 s (image 5 shows a later state)
- what the display in image 4 shows lasts 0.5 s, from 9.3 s to 9.8 s
